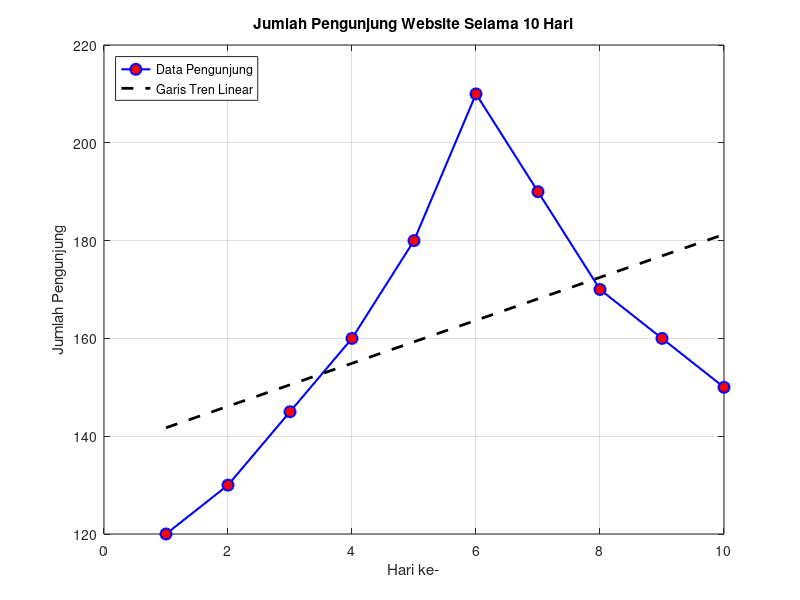

Reproduce this figure in MATLAB.
pengunjung = [120, 130, 145, 160, 180, 210, 190, 170, 160, 150];
hari = 1:length(pengunjung);

figure;
plot(hari, pengunjung, 'o-b', 'LineWidth', 1.5, 'MarkerSize', 8, 'MarkerFaceColor', 'r');
hold on;

p = polyfit(hari, pengunjung, 1);
y_tren = polyval(p, hari);

plot(hari, y_tren, '--k', 'LineWidth', 2);

title('Jumlah Pengunjung Website Selama 10 Hari');
xlabel('Hari ke-');
ylabel('Jumlah Pengunjung');
legend('Data Pengunjung', 'Garis Tren Linear', 'Location', 'northwest');
grid on;
hold off;

